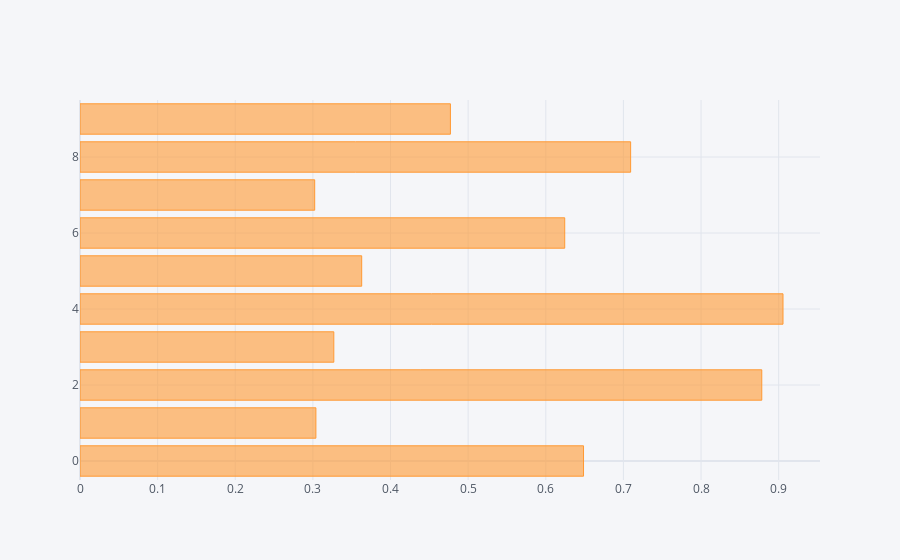

The code cell stored with this chart in its notebook:
### Code cell
df['A'].iplot(kind='bar', orientation='h')

### Figure 1 — Plotly figure (JSON) as saved in the notebook; plotly's stock layout.template omitted (floating-point values rounded to 4 significant figures)
{"data": [{"marker": {"color": "rgba(255, 153, 51, 0.6)", "line": {"color": "rgba(255, 153, 51, 1.0)", "width": 1}}, "name": "A", "orientation": "h", "text": "", "type": "bar", "x": [0.6486, 0.3039, 0.8782, 0.327, 0.9056, 0.3629, 0.6244, 0.3023, 0.7093, 0.4772], "y": [0, 1, 2, 3, 4, 5, 6, 7, 8, 9]}], "layout": {"legend": {"bgcolor": "#F5F6F9", "font": {"color": "#4D5663"}}, "paper_bgcolor": "#F5F6F9", "plot_bgcolor": "#F5F6F9", "title": {"font": {"color": "#4D5663"}}, "xaxis": {"gridcolor": "#E1E5ED", "showgrid": true, "tickfont": {"color": "#4D5663"}, "title": {"font": {"color": "#4D5663"}, "text": ""}, "zerolinecolor": "#E1E5ED"}, "yaxis": {"gridcolor": "#E1E5ED", "showgrid": true, "tickfont": {"color": "#4D5663"}, "title": {"font": {"color": "#4D5663"}, "text": ""}, "zerolinecolor": "#E1E5ED"}}}
